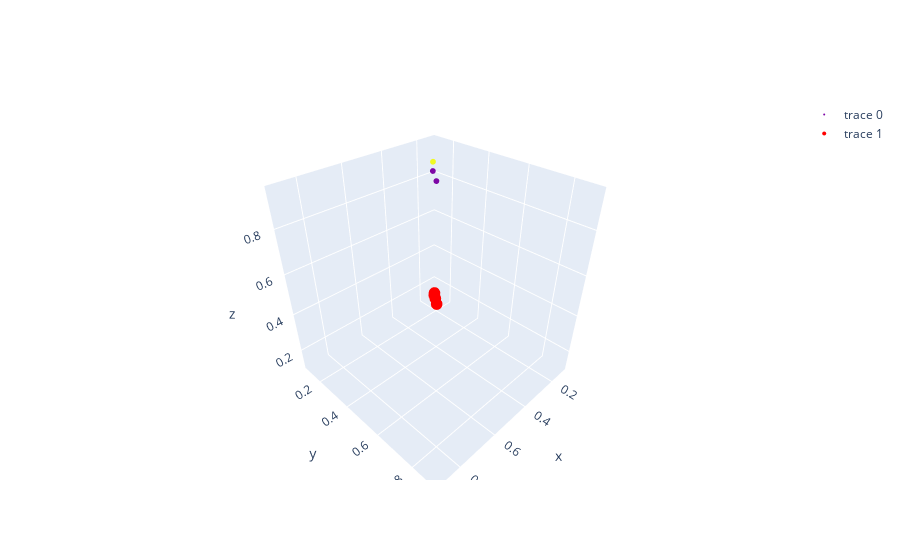

Notebook source saved alongside this figure:
### Code cell
import plotly.graph_objects as go
fig = go.Figure(data=[
	go.Scatter3d(
      	x=X_train[0], y=X_train[1], z=X_train[2], mode='markers', marker=dict(size=2, color=kmeans.labels_)
  	),

	go.Scatter3d(
  		x=df_cluster_centers[0],
  		y=df_cluster_centers[1],
  		z=df_cluster_centers[2],
  		mode='markers',
  		marker=dict(size=4,color='red')
	)
])
fig.show()

### Figure 1 — Plotly figure (JSON) as saved in the notebook; plotly's stock layout.template omitted (floating-point values rounded to 4 significant figures; data arrays with more than 128 entries replaced by an {"elided": "..."} marker saying what was removed)
{"data": [{"marker": {"color": {"elided": "1200 int values"}, "size": 2}, "mode": "markers", "type": "scatter3d", "x": [0.3529, 0.32, 0.2885], "y": [0.3529, 0.3, 0.2692], "z": [0.902, 0.92, 0.9423]}, {"marker": {"color": "red", "size": 4}, "mode": "markers", "type": "scatter3d", "x": [0.703, 0.3141, 0.1167, 0.5075, 0.8996], "y": [0.6965, 0.3019, 0.1043, 0.4952, 0.8978], "z": [0.6907, 0.3129, 0.1165, 0.5005, 0.8792]}], "layout": {}}
